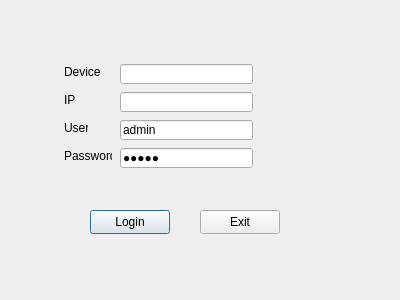
<?xml version="1.0" encoding="UTF-8"?>
<ui version="4.0">
 <class>DevConnectDialog</class>
 <widget class="QDialog" name="DevConnectDialog">
  <property name="geometry">
   <rect>
    <x>0</x>
    <y>0</y>
    <width>400</width>
    <height>300</height>
   </rect>
  </property>
  <property name="windowTitle">
   <string>Dialog</string>
  </property>
  <widget class="QLabel" name="label">
   <property name="geometry">
    <rect>
     <x>64</x>
     <y>120</y>
     <width>24</width>
     <height>16</height>
    </rect>
   </property>
   <property name="text">
    <string>User</string>
   </property>
  </widget>
  <widget class="QLabel" name="label_2">
   <property name="geometry">
    <rect>
     <x>64</x>
     <y>148</y>
     <width>48</width>
     <height>16</height>
    </rect>
   </property>
   <property name="text">
    <string>Password</string>
   </property>
  </widget>
  <widget class="QLineEdit" name="lineEditUser">
   <property name="geometry">
    <rect>
     <x>120</x>
     <y>120</y>
     <width>133</width>
     <height>20</height>
    </rect>
   </property>
   <property name="text">
    <string>admin</string>
   </property>
  </widget>
  <widget class="QLineEdit" name="lineEditPassword">
   <property name="geometry">
    <rect>
     <x>120</x>
     <y>148</y>
     <width>133</width>
     <height>20</height>
    </rect>
   </property>
   <property name="text">
    <string>admin</string>
   </property>
   <property name="maxLength">
    <number>16</number>
   </property>
   <property name="echoMode">
    <enum>QLineEdit::Password</enum>
   </property>
  </widget>
  <widget class="QPushButton" name="pushButtonLogin">
   <property name="geometry">
    <rect>
     <x>90</x>
     <y>210</y>
     <width>80</width>
     <height>24</height>
    </rect>
   </property>
   <property name="text">
    <string>Login</string>
   </property>
  </widget>
  <widget class="QPushButton" name="pushButtonExit">
   <property name="geometry">
    <rect>
     <x>200</x>
     <y>210</y>
     <width>80</width>
     <height>24</height>
    </rect>
   </property>
   <property name="text">
    <string>Exit</string>
   </property>
  </widget>
  <widget class="QLabel" name="label_3">
   <property name="geometry">
    <rect>
     <x>64</x>
     <y>64</y>
     <width>36</width>
     <height>16</height>
    </rect>
   </property>
   <property name="text">
    <string>Device</string>
   </property>
  </widget>
  <widget class="QLineEdit" name="lineEditDevName">
   <property name="geometry">
    <rect>
     <x>120</x>
     <y>64</y>
     <width>133</width>
     <height>20</height>
    </rect>
   </property>
   <property name="readOnly">
    <bool>true</bool>
   </property>
  </widget>
  <widget class="QLabel" name="label_4">
   <property name="geometry">
    <rect>
     <x>64</x>
     <y>92</y>
     <width>16</width>
     <height>16</height>
    </rect>
   </property>
   <property name="text">
    <string>IP</string>
   </property>
  </widget>
  <widget class="QLineEdit" name="lineEditIp">
   <property name="geometry">
    <rect>
     <x>120</x>
     <y>92</y>
     <width>133</width>
     <height>20</height>
    </rect>
   </property>
   <property name="readOnly">
    <bool>true</bool>
   </property>
  </widget>
 </widget>
 <resources/>
 <connections/>
</ui>
